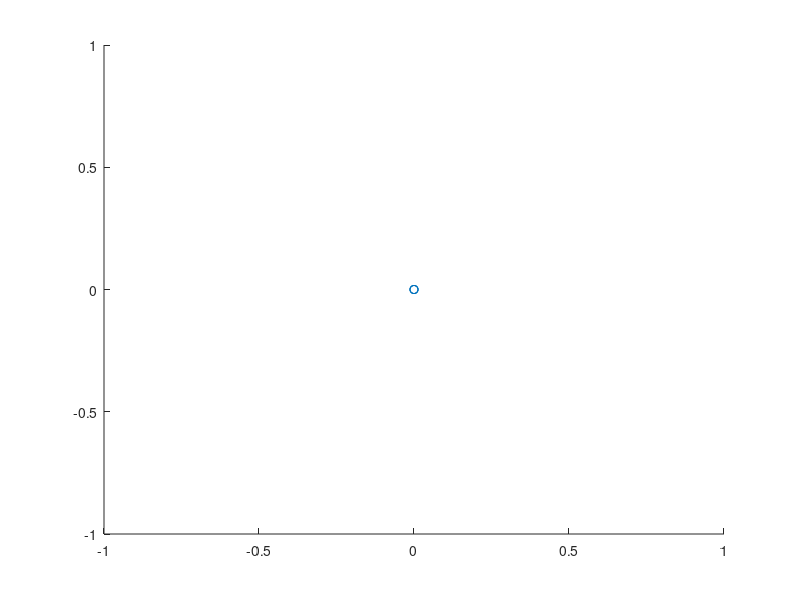

The MATLAB source for this figure: (Note: this script raises an error after producing the figure.)

clear
tic
try
    
    Number_of_FETs = 3;
    FETs = zeros(Number_of_FETs,2);
    for i = 1:Number_of_FETs
        [FETs(i,1),FETs(i,2),~,~]=Select_FET(i);
    end
    
    for i = 1:length(FETs)
        for j = 1:length(FETs)
            
            FETs_Ron(i,j) = FETs(i,1) - FETs(j,1);
            FETs_Coss(i,j) = FETs(i,2) - FETs(j,2);
        end
    end
    
    
    
    
    %{
    [minronCoss] = min(FETs,[],1);
    minron = minronCoss(1);
    minCoss = minronCoss(2);
    FETs(:,1) = FETs(:,1)./minron;
    FETs(:,2) = FETs(:,2)./minCoss;
    
    e_tan_dist = 1;
    e_FET_dist = 1;
    
    for i = 1:length(FETs)
        for j = 1:length(FETs)
            
            distance_between_points(i,j) = sqrt((FETs(j,1)-FETs(i,1))^2+(FETs(j,2)-FETs(i,2))^2);
            
        end
    end
    %}
    saved_fval = ones(6,1).*100;
    big_loop = 0;
    max_iteration = 50;
    almost_steady_state = [0 0 0 0 0 0];
    
    sf = [ 1 1 1 1 1 1 1e-6 100 100];
    
    % Latest: 9/21/22:
    x =[3.0000    3.0000    2.0000   15.0000    3.0000    2.0000    2.0000    2.4372    0.2737    0.7965];
    
    FETs_number = 2;
    stick = zeros(FETs_number,3);
    deltaRon = -1e-3;
    deltaCoss = -0.4e-9;

    
    
    while(big_loop<max_iteration)
        for i = 1:FETs_number
            
            adjust_FET = [0 0];
            adjust_FET(i) = 1;
            
            Coss_adj = [0 0];
            Ron_adj = [0 0];
            
            [stick(i,1),graph1]=Texas_Buck_SC_D_Sweep(x,Coss_adj,Ron_adj);
            
            Coss_adj = [0 0 ].*adjust_FET;
            Ron_adj = [-1e-3 -1e-3 ].*adjust_FET;
            
            [stick(i,2),graph2]=Texas_Buck_SC_D_Sweep(x,Coss_adj,Ron_adj);
            
            
            Coss_adj = [-0.4e-9 -0.4e-9 ].*adjust_FET;
            Ron_adj = [0 0 ].*adjust_FET;
            
            [stick(i,3),graph3]=Texas_Buck_SC_D_Sweep(x,Coss_adj,Ron_adj);
            
            % Move in the steepest direction:
            stick_diff = [stick(i,1)-stick(i,2) stick(i,1)-stick(i,3)];
            
            D_Ron = FETs_Ron./deltaRon;
            D_Coss  = FETs_Coss./deltaCoss;
            
            
            Projected_Ploss = stick(i,1)+D_Ron(x(i),:)*stick_diff(1)+D_Coss(x(i),:)*stick_diff(2);
            
            %{
    if  the_sign(1) == 1 && the_sign(1) == 1
        
        errorRon = FETs(:,1)>=FETs(x(i),1);
        errorCoss = FETs(:,2)>=FETs(x(i),2);
    end
    
    if I == 1 && the_sign == -1
        
        errorRon = FETs(:,1)<=FETs(x(i),1);
        errorCoss = FETs(:,2)<=FETs(x(i),2);
    end
    
    if I == 2 && the_sign == 1
        
        errorRon = FETs(:,1)>=FETs(x(i),1);
       
    end
    
    if I == 2 && the_sign == -1
        
        errorRon = FETs(:,1)<=FETs(x(i),1);
        
    end
    
     if I == 3 && the_sign == 1
        

        errorCoss = FETs(:,2)>=FETs(x(i),2);
    end
    
    if I == 3 && the_sign == -1
        

        errorCoss = FETs(:,2)<=FETs(x(i),2);
    end
            %}
            
            [~,new_x] = min(Projected_Ploss);
            
            x_test = x;
            x_test(i) = new_x;
            
            Coss_adj_test = [0 0 0 0 0 0];
            Ron_adj_test = [0 0 0 0 0 0];
            
            [stick_em,graph1]=Texas_Buck_SC_D_Sweep(x_test,Coss_adj_test,Ron_adj_test);
            
            % If there is not an improvement to the fval of the converter.
            if stick_em >= stick(i,1)
                almost_steady_state(i) = 1;
            else
                x(i) = new_x;
                saved_x(end+1,:) = x;
                almost_steady_state(i) = 0;
                saved_fval(:,end+1) = stick(:,1);
                i
                toc
            end
            

            
            
            
            
        end
        big_loop = big_loop + 1;
        
        if sum(almost_steady_state)==length(almost_steady_state)
            toc
            J = 4564654;
        end
    end
    
    
    
    
catch ME
    J = 5465456465;
    
end

J = 456456456;
figure
plot_ron = FETs(:,1);
plot_Coss = FETs(:,2);
scatter(plot_ron,plot_Coss,'DisplayName','FETs');
hold on
plot(plot_ron(saved_x(:,1)),plot_Coss(saved_x(:,1)),'DisplayName','M1','LineWidth',3,'LineStyle','--');
hold on
plot(plot_ron(saved_x(:,2)),plot_Coss(saved_x(:,2)),'DisplayName','M2','LineWidth',3,'LineStyle',':');
hold on
plot(plot_ron(saved_x(:,3)),plot_Coss(saved_x(:,3)),'DisplayName','M3','LineWidth',3,'LineStyle','-.');
hold on
plot(plot_ron(saved_x(:,4)),plot_Coss(saved_x(:,4)),'DisplayName','M4','LineWidth',3,'LineStyle','--');
hold on
plot(plot_ron(saved_x(:,5)),plot_Coss(saved_x(:,5)),'DisplayName','M5','LineWidth',3,'LineStyle',':');
hold on
plot(plot_ron(saved_x(:,6)),plot_Coss(saved_x(:,6)),'DisplayName','M6','LineWidth',3,'LineStyle','-.');
hold on
scatter(plot_ron(x(:,1:6)),plot_Coss(x(:,1:6)),50,'r','DisplayName','Ending Point');

% Create ylabel
ylabel('Coss (F)','FontSize',20);

% Create xlabel
xlabel('Ron (\Omega)','FontSize',20);

% Create title
title('Buck SC Converter Optimization','FontSize',24);

axis1 = gca;
set(axis1,'FontName','Times New Roman','FontSize',14);
legend
